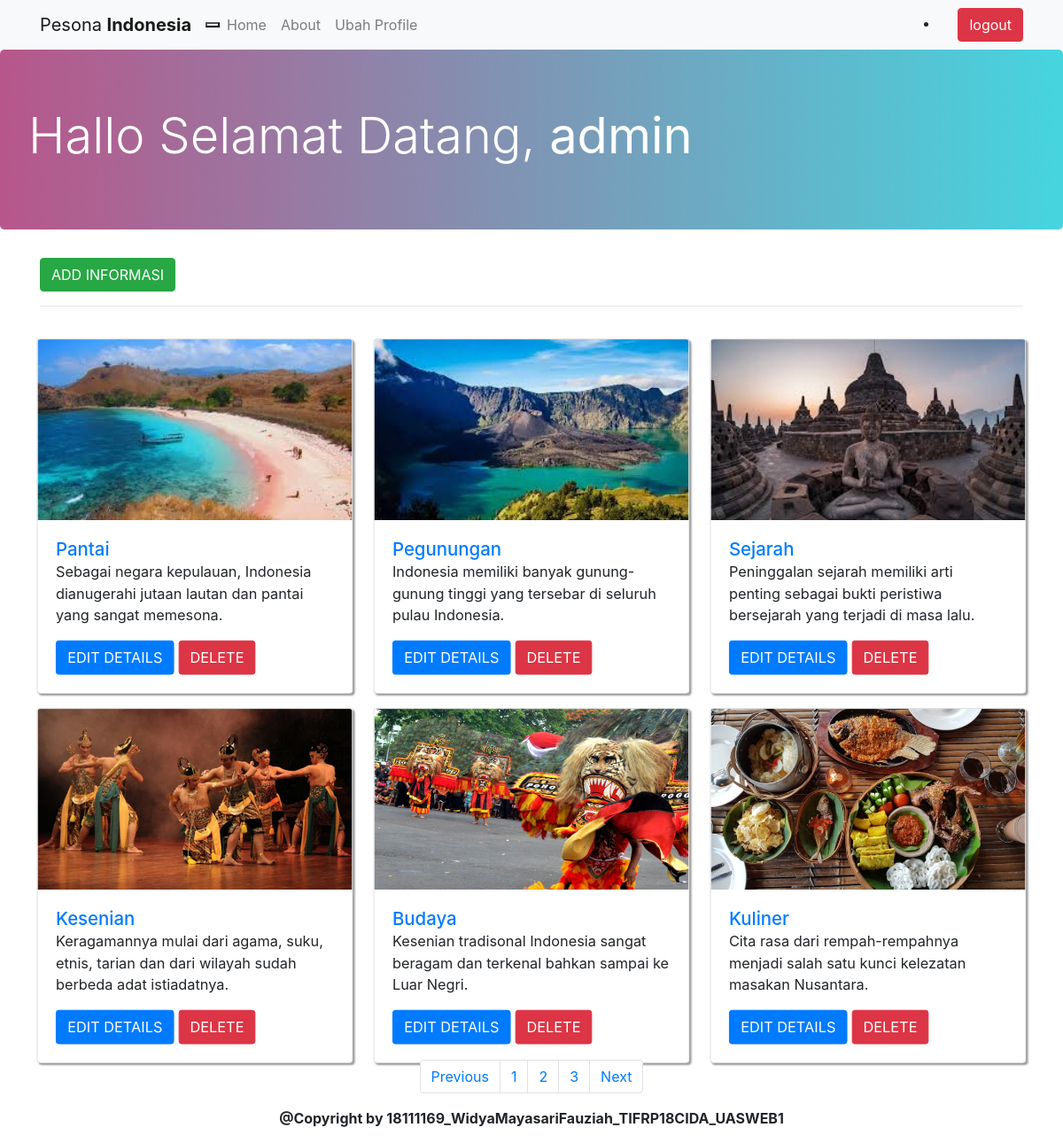
The page /halaman-menu-utama.php (signed in) on the database its author committed.
### tables this page shows
CREATE TABLE `user` (
  `id_user` int(11) NOT NULL,
  `username` varchar(32) NOT NULL,
  `password` varchar(64) NOT NULL,
  `email` varchar(255) NOT NULL
);

CREATE TABLE `companies` (
  `id_company` int(11) NOT NULL,
  `image` varchar(255) NOT NULL,
  `company_name` varchar(22) NOT NULL,
  `about` varchar(255) NOT NULL
);

### halaman-menu-utama.php (the view, shortened to what this page needs)
<?php
include 'koneksi.php';
$id_user = $_SESSION['id'];
$data = $conn->prepare("SELECT username FROM user WHERE id_user =$id_user");
$data->execute();
$user = $data->fetch();
$data = $conn->prepare('SELECT * FROM companies');
$data->execute();
$companies = $data->fetchAll();
?>
<!doctype html>
<html lang="en">
<head>
  <link rel="stylesheet" href="css/bootstrap.min.css">
  <link rel="stylesheet" href="assets/css/utama.css">
</head>
<body>
  <nav class="navbar navbar-expand-lg navbar-light bg-light">
    <div class="container">
    <a class="navbar-brand" href="#">Pesona <b>Indonesia</b></a>
          <button type="button" class="navbar-toggle collapsed" data-toggle="collapse" data-target="#navbar" aria-expanded="false" aria-controls="navbar">
          </button>
      <ul class="navbar-nav mr-auto">
        <li class="nav-item ">
          <a class="nav-link" href="halaman-menu-utama.php">Home </a>
        </li>
        <li class="nav-item">
          <a class="nav-link" href="#">About</a>
        </li>
        <li class="nav-item">
          <a class="nav-link " href="halaman-ubah-profile.php">Ubah Profile</a>
        </li>
      </ul>
      <li><a href="logout.php" onclick="return confirm('Apakah Anda Yakin Ingin Keluar?')" class="btn btn-danger ml-3">logout</a></li>
    </div>
  </nav>
  <section class="Jumbotron-bg">
      <div class="jumbotron warna-bg text-white">
                <h2 class="display-4">Hallo Selamat Datang, <b><?php echo $user['username'] ?></b></h2>
              </div>
        </section>
  <div class="container">
    <a href="form-tambah-company.php" class="btn btn-success">ADD INFORMASI</a>
    <hr>
    <?php if ($companies > 0) { ?>
      <div class="row">
        <?php for ($i = 0; $i < count($companies); $i++) { ?>
          <div class="col-sm-4 mt-4">
            <div class="card">
              <?php if (isset($companies[$i])) { ?>
                <img class="card-img-top" src="image/<?php echo $companies[$i]['image'] ?>" alt="Card image cap" height="200px" width="80%">
                <div class="card-body">
                  <a href="#" class="card-title h5"><?php echo $companies[$i]['company_name'] ?></a>
                  <p class="card-text"><?php echo $companies[$i]['about'] ?></p>
                  <a href="halaman-ubah-detail.php?id=<?php echo $companies[$i]['id_company'] ?>" class="btn btn-primary">EDIT DETAILS</a>
                  <a href="hapuscompany.php?id=<?php echo $companies[$i]['id_company'] ?>" class="btn btn-danger" onclick="return confirm('Are you sure?')">DELETE</a>
                </div>
              <?php } ?>
            </div>
          </div>
        <?php } ?>
      </div>
    <?php } ?>
  </div>
  <nav aria-label="Page navigation example">
        <ul class="pagination justify-content-center">
          <li class="page-item"><a class="page-link" href="#">Previous</a></li>
          <li class="page-item"><a class="page-link" href="#">1</a></li>
          <li class="page-item"><a class="page-link" href="#">2</a></li>
          <li class="page-item"><a class="page-link" href="#">3</a></li>
          <li class="page-item"><a class="page-link" href="#">Next</a></li>
        </ul>
      </nav>
    <div class="row ">
    <div class="col-md-12 text-center">
      <p class="font-weight-bold">
        @Copyright by 18111169_WidyaMayasariFauziah_TIFRP18CIDA_UASWEB1
      </p>
    </div>
  </div>
</body>
</html>

### assets/css/utama.css (style rules this page uses)
.warna-bg { background: linear-gradient(to right, rgba(177, 72, 129, 0.92), rgba(54,209,220, .92)); }
.row .card { box-shadow: 2px 2px 2px rgba(0,0,0,0.4); transform: scale(1.02); }

### rows shown on the page
user: username "admin"
companies: image (picture), company_name "Pantai", about "Sebagai negara kepulauan, Indonesia dianugerahi jutaan lautan dan pantai yang sangat memesona."
companies: image (picture), company_name "Pegunungan", about "Indonesia memiliki banyak gunung-gunung tinggi yang tersebar di seluruh pulau Indonesia."
companies: image (picture), company_name "Sejarah", about "Peninggalan sejarah memiliki arti penting sebagai bukti peristiwa bersejarah yang terjadi di masa lalu."
companies: image (picture), company_name "Kesenian", about "Keragamannya mulai dari agama, suku, etnis, tarian dan dari wilayah sudah berbeda adat istiadatnya."
companies: image (picture), company_name "Budaya", about "Kesenian tradisonal Indonesia sangat beragam dan terkenal bahkan sampai ke Luar Negri."
companies: image (picture), company_name "Kuliner", about "Cita rasa dari rempah-rempahnya menjadi salah satu kunci kelezatan masakan Nusantara."
